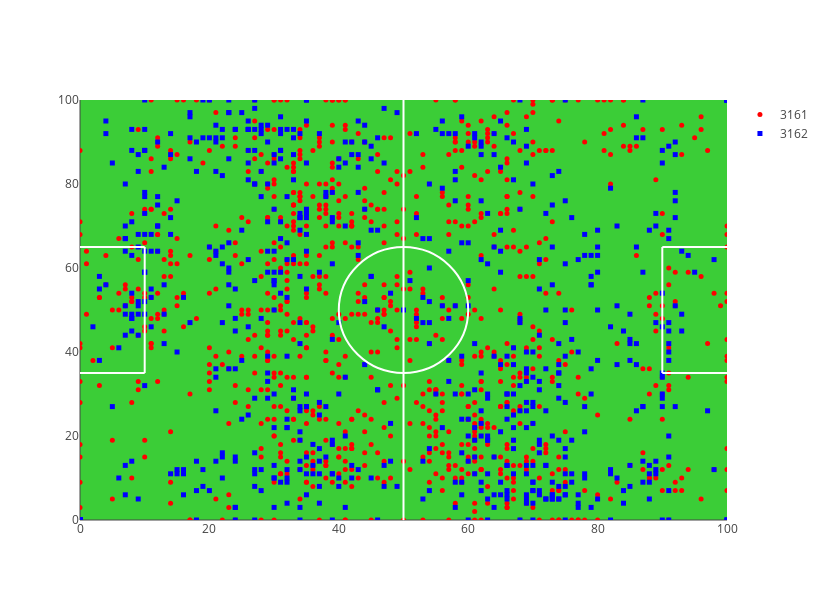

The cell this chart's notebook holds for it:
### Code cell
visualize_events(a_match, a_match_events)

### Figure 1 — Plotly figure (JSON) as saved in the notebook; plotly's stock layout.template omitted (floating-point values rounded to 4 significant figures; data arrays with more than 128 entries replaced by an {"elided": "..."} marker saying what was removed)
{"data": [{"marker": {"color": "red", "size": 5}, "mode": "markers", "name": "3161", "text": {"elided": "936 str values"}, "type": "scatter", "uid": "223d2769-9990-42ee-a04e-1be1f42f2509", "x": {"elided": "936 int values"}, "y": {"elided": "936 int values"}}, {"marker": {"color": "blue", "size": 5, "symbol": "square"}, "mode": "markers", "name": "3162", "text": {"elided": "684 str values"}, "type": "scatter", "uid": "5576b787-93e3-43bd-a0e9-9f78e1c2c398", "x": {"elided": "684 int values"}, "y": {"elided": "684 int values"}}], "layout": {"autosize": false, "height": 600, "hovermode": "closest", "plot_bgcolor": "rgb(59,205,55)", "shapes": [{"line": {"color": "white"}, "type": "circle", "x0": 40, "x1": 60, "xref": "x", "y0": 35, "y1": 65, "yref": "y"}, {"line": {"color": "white"}, "type": "line", "x0": 0, "x1": 10, "xref": "x", "y0": 35, "y1": 35, "yref": "y"}, {"line": {"color": "white"}, "type": "line", "x0": 10, "x1": 10, "xref": "x", "y0": 35, "y1": 65, "yref": "y"}, {"line": {"color": "white"}, "type": "line", "x0": 10, "x1": 0, "xref": "x", "y0": 65, "y1": 65, "yref": "y"}, {"line": {"color": "white"}, "type": "line", "x0": 100, "x1": 90, "xref": "x", "y0": 35, "y1": 35, "yref": "y"}, {"line": {"color": "white"}, "type": "line", "x0": 90, "x1": 90, "xref": "x", "y0": 35, "y1": 65, "yref": "y"}, {"line": {"color": "white"}, "type": "line", "x0": 90, "x1": 100, "xref": "x", "y0": 65, "y1": 65, "yref": "y"}, {"line": {"color": "white"}, "type": "line", "x0": 50, "x1": 50, "xref": "x", "y0": 100, "y1": 0, "yref": "y"}], "width": 825, "xaxis": {"range": [0, 100], "showgrid": false, "showticklabels": true}, "yaxis": {"range": [0, 100], "showgrid": false, "showticklabels": true}}}
